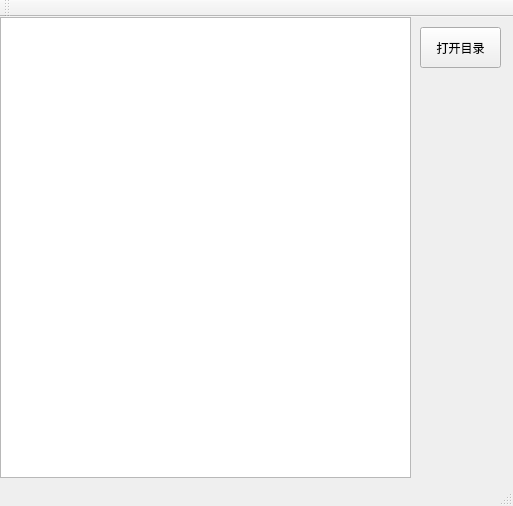
<?xml version="1.0" encoding="UTF-8"?>
<ui version="4.0">
 <class>MainWindow</class>
 <widget class="QMainWindow" name="MainWindow">
  <property name="geometry">
   <rect>
    <x>0</x>
    <y>0</y>
    <width>513</width>
    <height>506</height>
   </rect>
  </property>
  <property name="windowTitle">
   <string>MainWindow</string>
  </property>
  <widget class="QWidget" name="centralWidget">
   <widget class="QPushButton" name="openDirBtn">
    <property name="geometry">
     <rect>
      <x>420</x>
      <y>10</y>
      <width>81</width>
      <height>41</height>
     </rect>
    </property>
    <property name="text">
     <string>打开目录</string>
    </property>
   </widget>
   <widget class="QListWidget" name="listWidget">
    <property name="geometry">
     <rect>
      <x>0</x>
      <y>0</y>
      <width>411</width>
      <height>461</height>
     </rect>
    </property>
   </widget>
  </widget>
  <widget class="QMenuBar" name="menuBar">
   <property name="geometry">
    <rect>
     <x>0</x>
     <y>0</y>
     <width>513</width>
     <height>23</height>
    </rect>
   </property>
  </widget>
  <widget class="QToolBar" name="mainToolBar">
   <attribute name="toolBarArea">
    <enum>TopToolBarArea</enum>
   </attribute>
   <attribute name="toolBarBreak">
    <bool>false</bool>
   </attribute>
  </widget>
  <widget class="QStatusBar" name="statusBar"/>
 </widget>
 <layoutdefault spacing="6" margin="11"/>
 <resources/>
 <connections/>
</ui>
